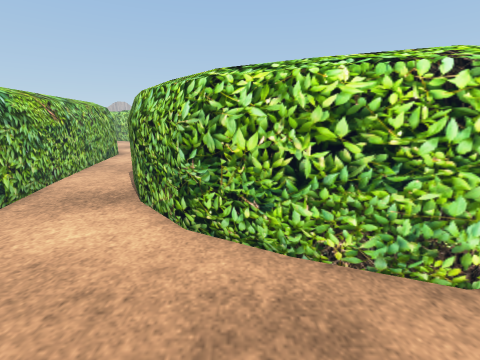
View 1 (above)

13 first-person views from a walk through a 3-D level made in the Unity game engine. The camera is 1.2 m above the floor, tilts 14° down and sees 90° across. The floor is counted in squares, 0.5 m on a side. Each view is taken from the middle of a square. On the plan, view 1 faces up. The plan holds only what a view shows up to about 17 squares ahead; the rest is blank. The place goes on beyond the plan. Some animated figures are not drawn. Some surface patterns are stand-ins.

View 2
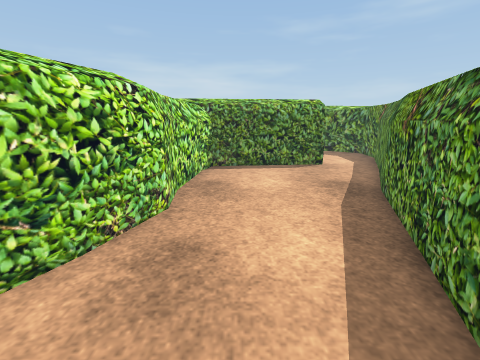

View 3
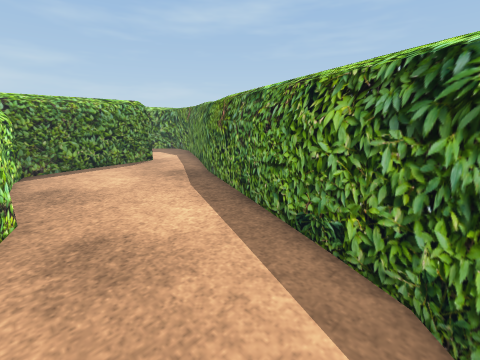

View 4
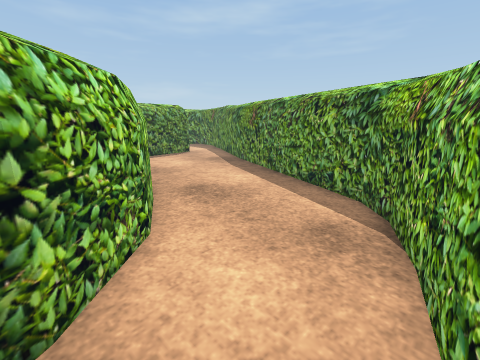

View 5
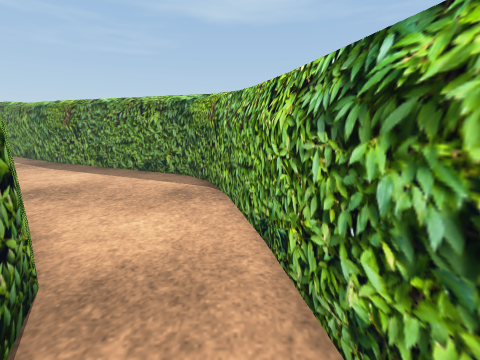

View 6
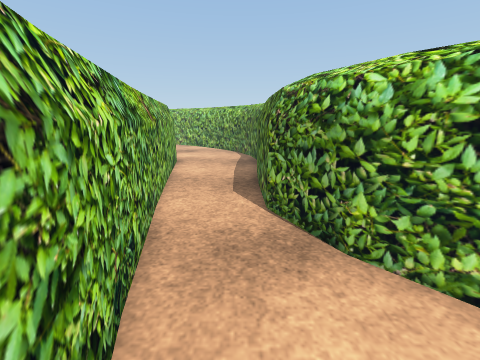

View 7
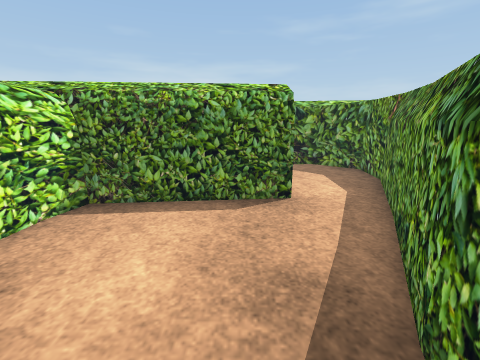

View 8
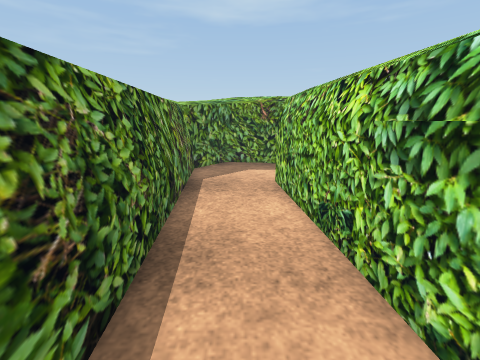

View 9
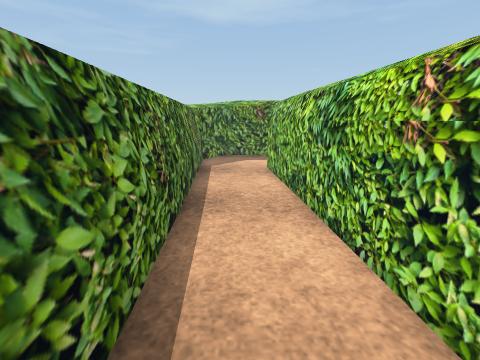

View 10
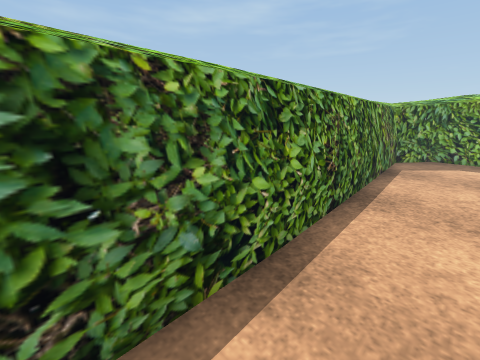

View 11
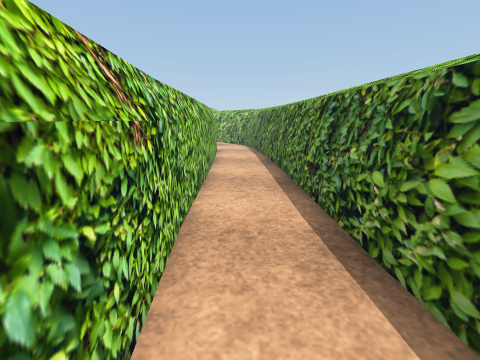

View 12
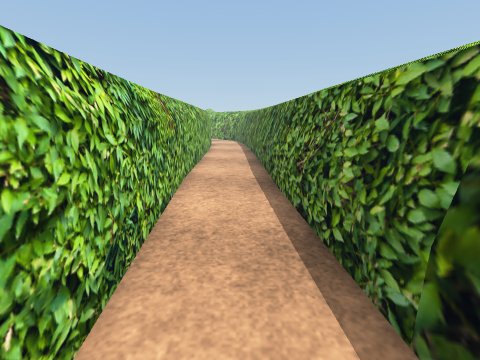

View 13
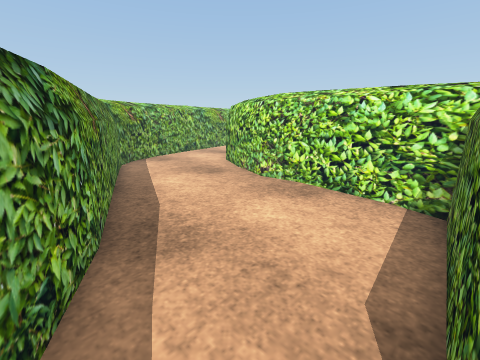

### Floor plan
Points are (right, up) in squares from view 1. A wall is a line through its corners. A room is listed if a view was taken in it or the views show most of it. See-through windows are left out.
Room 1 (views 1, 2, 3, 4, 5, 6, 7, 13)
walls: (1, 3.8) (-1.2, 5) (-3.1, 7); (1.1, 4) (-1.1, 5.1) (-2.9, 7.1); (5.3, 3.2) (3.3, 3) (0.9, 3.9); (5.3, 3.4) (3.5, 3.2) (1, 4.1); (5.1, -4) (9.9, -6.5); (5, -4.1) (9.8, -6.7); (-3.9, -0.5) (5.2, -4); (-4, -0.6) (5.1, -4.2); (8.6, 2.9) (5.2, 3.2); (8.6, 3) (6, 3.3); (8.6, 3.4) (5.1, 3.5); (9.1, 3.1) (8.5, 3.3); (-2.8, 7) (-4, 9.3) (-4, 10.5); (-3, 6.9) (-4.2, 9.3) (-4.3, 10.5); (-5.6, 2.6) (-4.7, 0.6) (-3.6, -0.5); (9.8, 2.4) (8.4, 2.9); (-5.8, 2.5) (-5, 0.6) (-3.8, -0.6); (10.3, -3.7) (9.7, 2.7) (8.4, 3.1); (10.5, -3.7) (9.8, 3.3); (-7.7, 10.6) (-5.8, 2.3); (-7.8, 10.5) (-5.9, 2.3)
ways out: opening at (10.5, -4.5) to room 2
Room 2 (views 8, 9, 10, 11, 12)
walls: (16.5, -2.6) (16.3, 0.2); (16.3, -3.8) (16.1, 0.2); (16, -6.1) (15.3, 10.5); (15.9, 6.4) (15.7, 10.6); (9.9, -6.5) (12.5, -7.9) (13.6, -8.1); (9.8, -6.7) (12.5, -8.2) (14.9, -8.1) (16.6, -6.3); (12.6, -7.8) (15, -8); (14.8, -8.1) (16.4, -6) (15.5, 10.5); (11.4, 10.5) (12.5, -3.5); (11.3, 10.5) (12.3, -3.5)
ways out: opening at (10.5, -4.5) to room 1

Where each view was taken, in squares from view 1:
view 1: 0 up, 0 right, facing up
view 2: 1 up, 3 left, facing right
view 3: 3 up, 4 left, facing down-right
view 4: 7 up, 6 left, facing down-right
view 5: 10 up, 6 left, facing down
view 6: 3 up, 5 left, facing up
view 7: 2 down, 3 right, facing right
view 8: 6 up, 14 right, facing down
view 9: 9 up, 14 right, facing down
view 10: 10 up, 13 right, facing down-right
view 11: 3 up, 13 right, facing up
view 12: 2 down, 14 right, facing up
view 13: 5 down, 10 right, facing up-left
